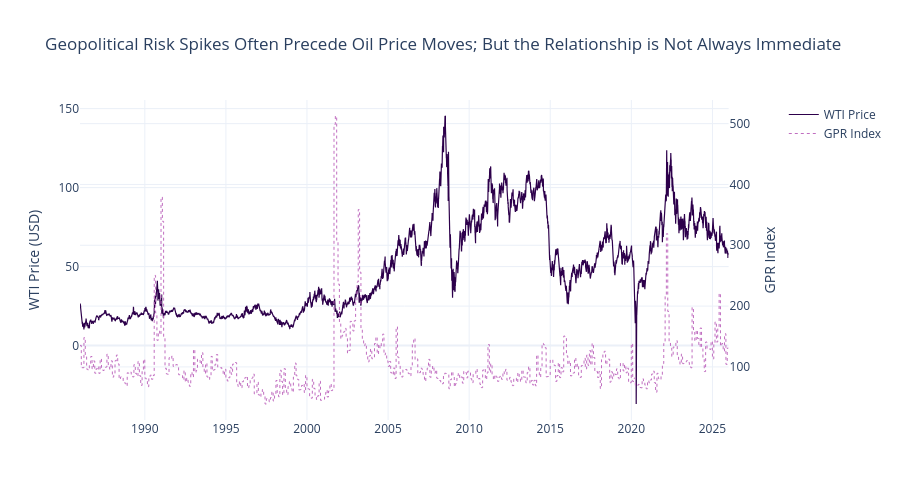

The notebook cell this image was saved under:
### Markdown cell above
Copper and Oil clearly mean reverting in time
- will be tougher in time series later. Figure out how to solve it

### Code cell
fig = make_subplots(specs=[[{"secondary_y": True}]])

# WTI price on primary axis
fig.add_trace(
    go.Scatter(x=df['observation_date'], y=df['wti_price'], name='WTI Price', line=dict(color='#2d004b', width=1.2)),
    secondary_y=False
)

# GPR index on secondary axis
fig.add_trace(
    go.Scatter(x=df['observation_date'], y=df['gpr_index'], name='GPR Index', line=dict(color='#c06ec0', width=1, dash='dot')),
    secondary_y=True
)

fig.update_layout(
    title='Geopolitical Risk Spikes Often Precede Oil Price Moves; But the Relationship is Not Always Immediate',
    template='plotly_white',
    height=500
)

fig.update_yaxes(title_text='WTI Price (USD)', secondary_y=False)
fig.update_yaxes(title_text='GPR Index', secondary_y=True)

fig.show()
fig.write_image("../images/03_gpr_vs_wti.png")

### Figure 1 — Plotly figure (JSON) as saved in the notebook; plotly's stock layout.template omitted (floating-point values rounded to 4 significant figures; data arrays with more than 128 entries replaced by an {"elided": "..."} marker saying what was removed)
{"data": [{"line": {"color": "#2d004b", "width": 1.2}, "name": "WTI Price", "type": "scatter", "x": {"elided": "14609 str values"}, "xaxis": "x", "y": {"elided": "14609 float values"}, "yaxis": "y"}, {"line": {"color": "#c06ec0", "dash": "dot", "width": 1}, "name": "GPR Index", "type": "scatter", "x": {"elided": "14609 str values"}, "xaxis": "x", "y": {"elided": "14609 float values"}, "yaxis": "y2"}], "layout": {"height": 500, "title": {"text": "Geopolitical Risk Spikes Often Precede Oil Price Moves; But the Relationship is Not Always Immediate"}, "xaxis": {"anchor": "y", "domain": [0, 0.94]}, "yaxis": {"anchor": "x", "domain": [0, 1], "title": {"text": "WTI Price (USD)"}}, "yaxis2": {"anchor": "x", "overlaying": "y", "side": "right", "title": {"text": "GPR Index"}}}}
